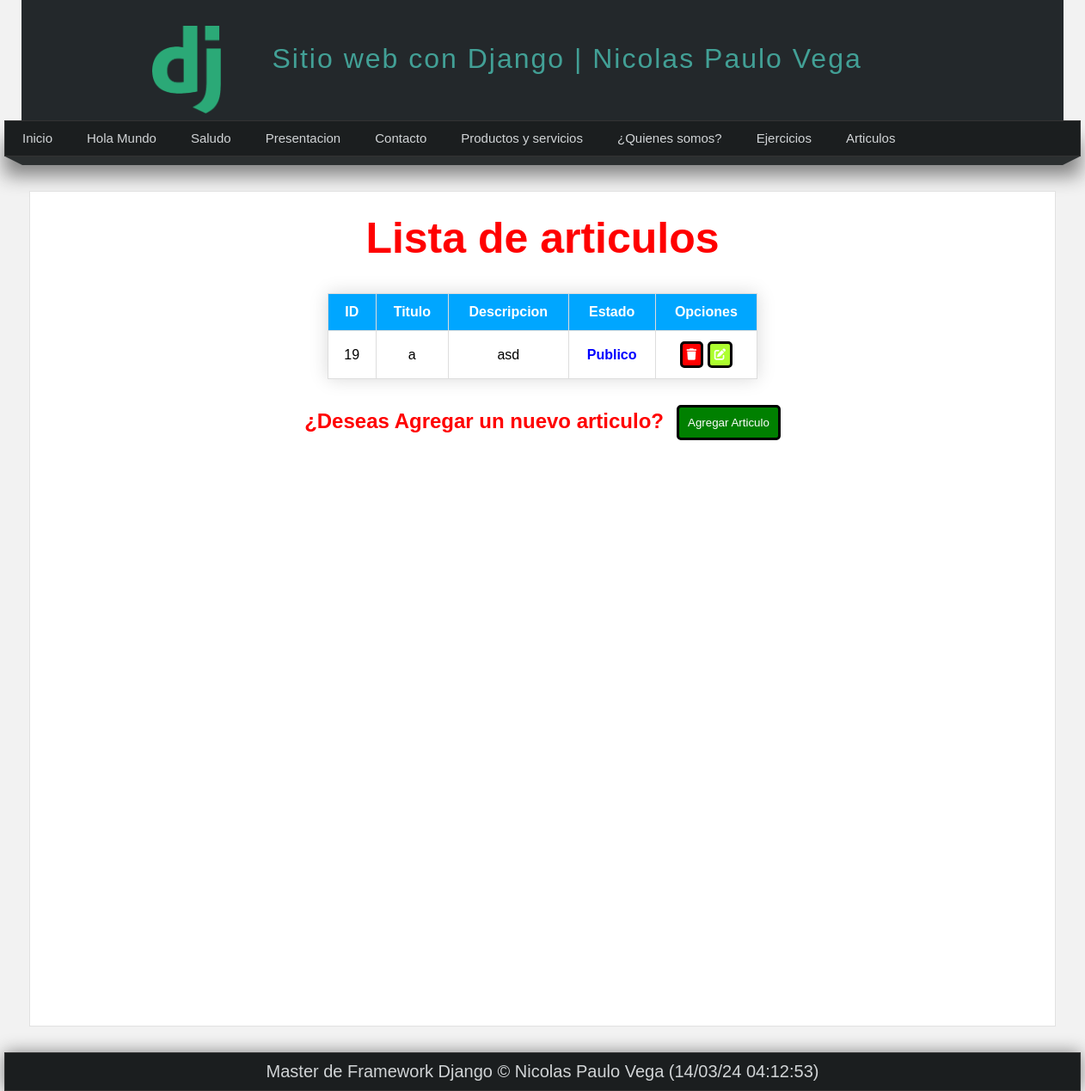
The app's page /articulos/, older data.
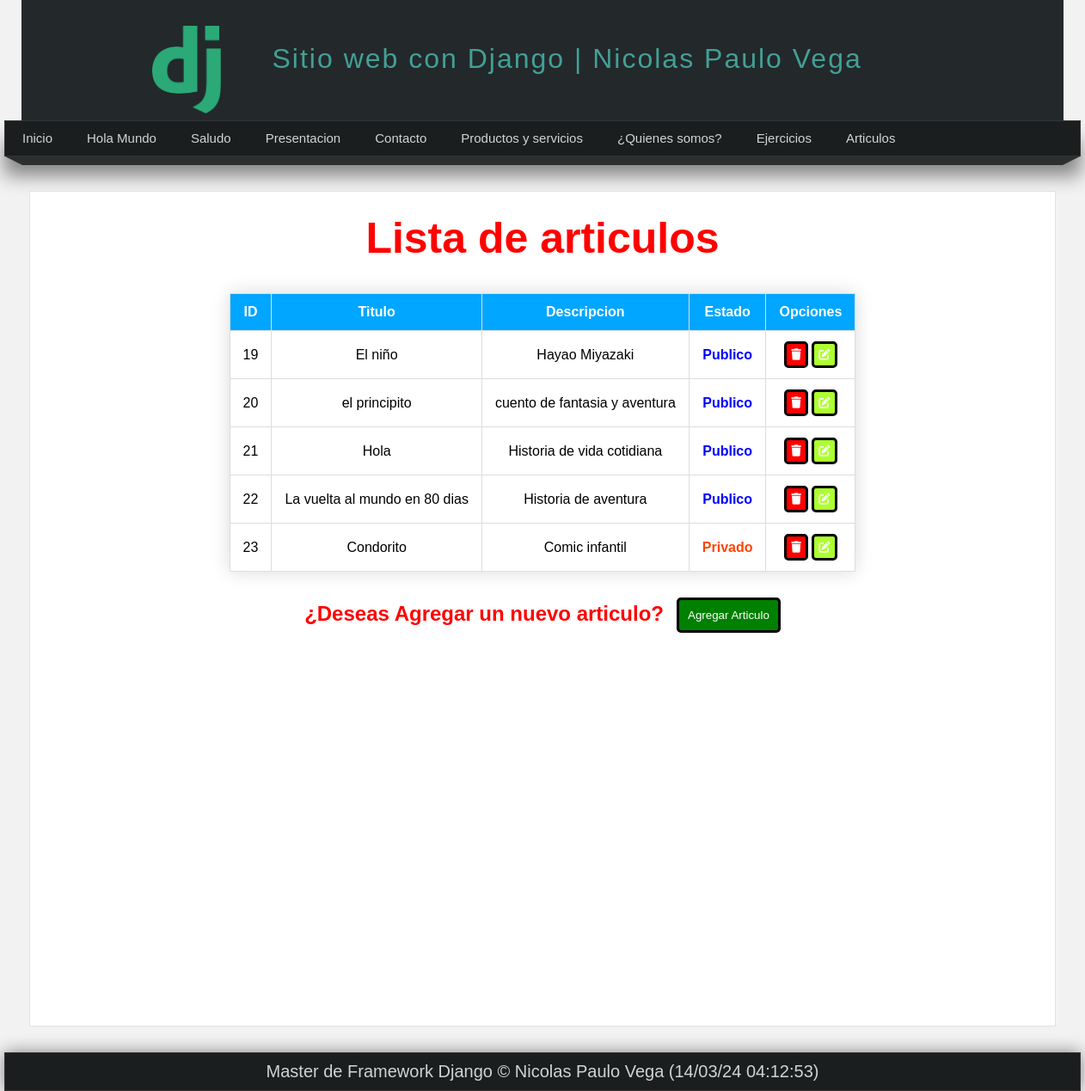
The same page, newer data.
### myApp/models.py (models this page shows, shortened)
class Article(models.Model):
    title = models.CharField(max_length=150, verbose_name="Titulo")
    content = models.TextField(verbose_name="Contenido")
    image = models.ImageField(default='null', verbose_name="imagen", upload_to="articles")
    public = models.BooleanField(verbose_name="¿Publicado?")
    create_date = models.DateTimeField(auto_now_add=True, verbose_name="Fecha de creacion")
    update_date = models.DateField(auto_now=True, verbose_name="Fecha actual")
    class Meta:
        verbose_name="Articulo"
        verbose_name_plural="Articulos"
        ordering=['id']

### myApp/views.py (the view)
# urls.py: path('articulos/', myApp.views.articulos, name="Listar"),
def articulos(request):
    articulos = Article.objects.order_by('id')
    return render(request, 'articulos.html',{
        'articulos':articulos
    })

### myApp/templates/articulos.html (shortened to what this page needs)
{% extends 'layout.html' %}
{% block content %}
    <h2 class="title-articulos"><strong>Lista de articulos</strong></h2>
        <div class="lista_datos">
            <table class="tabla_articulos">
                <thead>
                    <tr>
                        <th>ID </th>
                        <th>Titulo </th>
                        <th>Descripcion </th>
                        <th>Estado </th>
                        <th>Opciones</th>
                    </tr>
                </thead>
                <tbody>
                    {% for article in articulos %}
                        <tr>
                            <td>{{article.id}}</td>
                            <td>{{article.title}}</td>
                            <td>{{article.content}}</td>
                            <td>
                                {% if article.public%}
                                    <strong class="estado-publico">Publico</strong>
                                {% else %}
                                    <strong class="estado-privado">Privado</strong>
                                {% endif %}
                            </td>
                            <td>
                                <button class="boton-eliminar" onclick="return confirmar_borrar()">
                                    <a href="{% url "eliminar_articulo" article.id %}">
                                        <i class="fa-solid fa-trash"></i>
                                    </a>
                                </button>
                                <button class="boton-actualizar">
                                    <a href="{% url "actualizar_articulo" article.id %}">
                                        <i class="fa-solid fa-pen-to-square"></i>
                                    </a>
                                </button>
                            </td>
                        </tr>
                    {% endfor %}
                </tbody>
            </table>
        </div>
    <div class="agregar">
        <h2><strong>¿Deseas Agregar un nuevo articulo?</strong></h2>
        <button><a href="{% url "registrar_articulo" %}">Agregar Articulo</a></button>
    </div>
{% endblock %}

### myApp/templates/layout.html (shortened to what this page needs)
<!DOCTYPE html>
<html lang="en">
<head>
    <link rel="stylesheet" text="text/css" href="../static/css/style.css"/>
</head>
<body>
    <header>
        <div class="logotipo">
            <img src="../static/img/logo.webp" alt="">
            <h1>Sitio web con Django | Nicolas Paulo Vega</h1>
        </div>
    </header>
    <nav>
        <ul>
            <li>
                <a href="/">Inicio</a>
            </li>
            <li>
                <a href="{% url "hola_mundo" %}">Hola Mundo</a>
            </li>
            <li>
                <a href="{% url "saludo" %}">Saludo</a>
            </li>
            <li>
                <a href="{% url "presentacion" %}">Presentacion</a>
            </li>
            <li>
                <a href="{% url "contacto" %}">Contacto</a>
            </li>
            <li>
                <a href="{% url "productos_y_servicios" %}">Productos y servicios</a>
            </li>
            <li>
                <a href="{% url "quienes_somos" %}">¿Quienes somos?</a>
            </li>
            <li>
                <a href="{% url "ejemplos" %}">Ejercicios</a>
            </li>
            <li>
                <a href="{% url "Listar"%}">Articulos</a>
            </li>
        </ul>
    </nav>
    <div class="barra">
        <span class="esquina-izquierda"></span>
        <span class="relleno-barra"></span>
        <span class="esquina-derecha"></span>
    </div>
        <div id="content">
            <div class="box">
                {% block content %}{% endblock %}
            </div>
        </div>
        <footer>Master de Framework Django &copy; Nicolas Paulo Vega ({% now 'd/m/y h:i:s' %})</footer>
</body>
</html>

### myApp/static/css/style.css (style rules this page uses)
* { margin: 0px; padding: 0px; font-family: Arial, Helvetica, sans-serif; text-decoration: none; }
body { background-color: #f2f2f2; }
header { width: 1212px; height: 140px; background-color: #23282b; margin: 0px auto; }
.logotipo h1 { display: block; float: left; margin-top: 10px; margin-left: 30px; letter-spacing: 2px; font-weight: lighter; color: #42a096; padding: 30px; }
.logotipo img { display: block; width: 80px; float: left; margin-top: 20px; }
.logotipo { width: 75%; height: 110px; margin: 0 auto; padding-top: 10px; }
nav { width: 1250px; height: 40px; background-color: #1b1e1f; border: 1px solid #333333; margin: 0 auto; box-shadow: 0px 22px 22px gray; font-size: 15px; }
nav ul { list-style: none; text-decoration: none; }
nav ul li { line-height: 40px; float: left; }
nav ul li a { display: block; padding-left: 20px; padding-right: 20px; color: #d1d4d6; }
.barra { width: 1250px; margin: 0 auto; }
.esquina-izquierda { display: block; border-left: 20px solid transparent; border-top: 10px solid #2b2f30; float: left; }
.esquina-derecha { display: block; border-right: 20px solid transparent; border-top: 10px solid #2b2f30; float: right; }
.relleno-barra { display: block; width: 1210px; height: 10px; background: #2b2f30; float: left; }
#content { width: 1212px; min-height: 930px; margin: 40px auto 30px auto; }
.box { background-color: white; width: 95%; min-height: 930px; padding: 20px; border: 1px solid #dddd; margin: 0 auto; }
footer { width: 1250px; background-color: #1b1e1f; border: 1px solid #333333; color: #d1d4d6; text-align: center; padding-top: 10px; padding-bottom: 10px; box-shadow: 0px 0px 20px gray; margin: 0 auto; font-size: 20px; }
.box p,h2,h3,.box ul { margin-top: 5px; margin-bottom: 5px; }
.lista_datos { width: 100%; display: flex; justify-content: center; align-items: center; }
.tabla_articulos { border-collapse: collapse; margin: 30px 0; font-size: 1em; font-family: Arial, Helvetica, sans-serif; min-width: 500px; box-shadow: 0 0 20px rgba(0, 0, 0, 0.15); }
.tabla_articulos thead tr { background-color: #00a6ff; color: #ffffff; text-align: middle; }
.tabla_articulos th, .tabla_articulos td { border: 1px solid #dddddd; padding: 12px 15px ; text-align: center; }
.title-articulos { color: red; width: 100%; text-align: center; font-size: 50px; }
.lista_datos .boton-eliminar { background-color: red; padding: 5px; font-weight: 700; border: solid black; border-radius: 5px; }
.lista_datos .boton-eliminar a { text-decoration: none; color: white; }
.lista_datos .boton-actualizar { background-color: greenyellow; padding: 5px; font-weight: 700; border: solid black; border-radius: 5px; }
.lista_datos .boton-actualizar a { text-decoration: none; color: white; }
.lista_datos .estado-publico { color: blue; }
.lista_datos .estado-privado { color: orangered; }
.agregar { display: flex; justify-content: center; }
.agregar h2 { color: red; }
.agregar button { background-color: green; border: solid black; border-radius: 5px; margin-left: 15px; padding: 10px; }
.agregar button a { text-decoration: none; color: white; }

Row changes from the older to the newer data that the page shows:
changed Article id 19: title "a" → "El niño"; content "asd" → "Hayao Miyazaki"
added Article: id "20", title "el principito", content "cuento de fantasia y aventura", public "Publico"
added Article: id "21", title "Hola", content "Historia de vida cotidiana", public "Publico"
added Article: id "22", title "La vuelta al mundo en 80 dias", content "Historia de aventura", public "Publico"
added Article: id "23", title "Condorito", content "Comic infantil", public "Privado"
